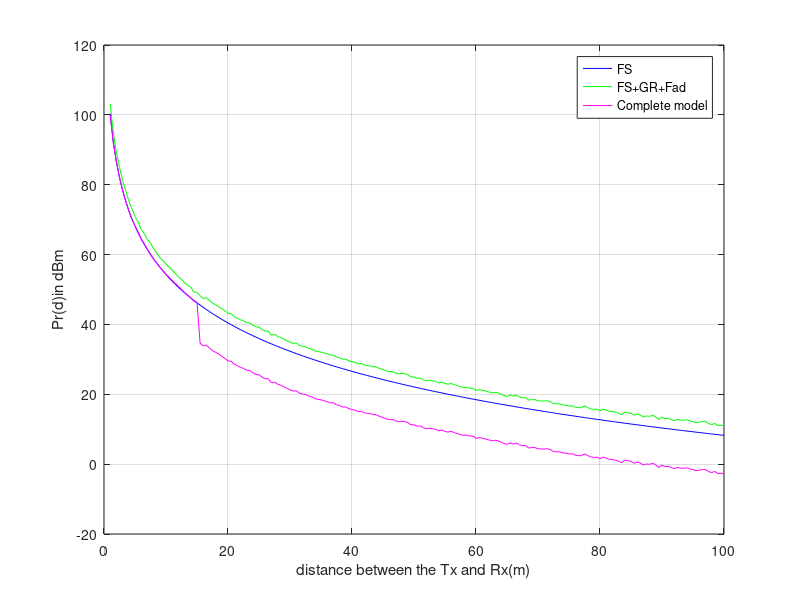

Reproduce this figure in MATLAB.
clc;
close all;
clear all;
d=1:0.5:100;
freq=input('Enter the operational frequency in MHz');
lambda=(3*10^8)/(freq*10^6);%considered frequency=2.4 GHz
L=1;%Isotropic antenna
a=-1;b=1;
h=0.125;%Height from ground=0.25m
Pt=1;%Transmitted power=0dB=1watt
%Pr=zeros(length(d));

%% Following code for single iteration



% f=randn(1,length(d));%fading coefficient and for each Tx-Rx separation 
% %the fading coeff will be different
% r= (b-a).*rand(1,length(d))+a;%reflection coeff
% 
%Free space
Pr=Pt*((lambda./(4.*pi.*d)).^2); %Equation 4a
% 
% %Free space+Ground reflection
% %ph=zeros(length(d));
% dl=rand(1,length(d)).*d;
% ph=(2*pi*2*h)./(lambda.*dl);
% Pr1=Pt*((lambda./(4.*pi.*d)).^2).*(1+r.^2+2*r.*cos(ph));%Equation 4b
% 
% %Free space+Ground reflection+ Rayleigh Fading
% Pr2=Pt*((lambda./(4.*pi.*d)).^2).*(1+r.^2+2*r.*cos(ph)).*(f.^2);%Equation 4c
% 
% %Free space+Ground reflection+ Rayleigh Fading+Diffraction
% d_b=sqrt(((lambda/4+4*h/lambda)^2)-((2*h)^2));
% d_c=sqrt(((lambda/12.5+12.5*h/lambda)^2)-((2*h)^2));
% Pr3=zeros(1,length(d));
% for i=1:length(d)
% d1=d(i);
% f1=f(i);
% if (d1<d_b)
%     %PL(i)=-32.44+ 10*log (Pt)+ 20*log (freq) + 20*log (d1) + 10*log (f1^2);
% Pr3(i)=Pt*((lambda/(4*pi*d1))^2)*(f1^2);
% else if (d_b < d1)&&(d1 < d_c)
%     Pr3(i)=Pt*((lambda/(4*pi*d1))^2)*(1+r(i)^2+2*r(i)*cos(ph(i)))*f1^2;
%         %PL(i)=-32.44+ 10*log (Pt)+ 20*log (freq) + 20*log (d1) + 10*log (f1^2)+ 10*log(1+r(i)^2+r(i)*cos(ph(i)));
%     else
%     %PL(i)=-32.44+ 10*log (Pt)+ 20*log (freq) + 20*log (d1) + 10*log (f1^2)+ 10*log(1+r(i)^2+r(i)*cos(ph(i)))+20*log(0.5+(1.75*h/sqrt(d1*lambda)));
%     Pr3(i)=Pt*((lambda/(4*pi*d1))^2)*(1+r(i)^2+2*r(i)*cos(ph(i)))*f1^2*(0.5+(1.75*h/sqrt(d1*lambda)))^2;
%     end
% end
% end
% %converting to dBm
Pr_dBm=10.*log(Pr.*1000);
% Pr1_dBm=10.*log(Pr1.*1000);
% Pr2_dBm=10.*log(Pr2.*1000);
% Pr3_dBm=10.*log(Pr3.*1000);
% plot(d,Pr_dBm,'-b');
% Pr_diff=Pr_dBm-Pr3_dBm;
% hold on;
% % plot(d,Pr1_dBm,'-r');
% plot(d,Pr2_dBm,'-g');
% plot(d,Pr3_dBm,'-magenta');
% %plot(d,Pr_diff,'-magenta');
% xlabel('distance between the Tx and Rx(m)');
% ylabel('Pr(d)in dBm');
% grid on;
% %legend('FS','FS+GR','FS+GR+Fad','Complete model');
% legend('FS','FS+GR+Fad','Complete model');
% 
%% Montecarlo simulation

% This section will be utilized in the code whenever energy beamforming
% will be utilized after clustering for the energy deficient node
%It is Monte Carlo Simulation

numitr=10000;
Pr_monte=zeros(numitr,length(d));
Pr1_monte=zeros(numitr,length(d));
Pr2_monte=zeros(numitr,length(d));
Pr3_monte=zeros(numitr,length(d));
for m=1:numitr
    
f=randn(1,length(d));%fading coefficient and for each Tx-Rx separation 
%the fading coeff will be different
r= (b-a).*rand(1,length(d))+a;%reflection coeff (Ground Reflection)

%Free space
Pr=Pt*((lambda./(4.*pi.*d)).^2); %Equation 4a
Pr_monte(m,:)=Pr;
%Free space+Ground reflection
%ph=zeros(length(d));
dl=rand(1,length(d)).*d;
ph=(2*pi*2*h)./(lambda.*dl);
Pr1=Pt*((lambda./(4.*pi.*d)).^2).*(1+r.^2+2*r.*cos(ph));%Equation 4b
Pr1_monte(m,:)=Pr1;
%Free space+Ground reflection+ Rayleigh Fading
Pr2=Pt*((lambda./(4.*pi.*d)).^2).*(1+r.^2+2*r.*cos(ph)).*(f.^2);%Equation 4c
Pr2_monte(m,:)=Pr2;
%Free space+Ground reflection+ Rayleigh Fading+Diffraction
d_b=sqrt(((lambda/4+4*h/lambda)^2)-((2*h)^2));
d_c=sqrt(((lambda/12.5+12.5*h/lambda)^2)-((2*h)^2));
Pr3=zeros(1,length(d));
for i=1:length(d)
d1=d(i);
f1=f(i);
if (d1<d_b)
    %PL(i)=-32.44+ 10*log (Pt)+ 20*log (freq) + 20*log (d1) + 10*log (f1^2);
Pr3(i)=Pt*((lambda/(4*pi*d1))^2)*(f1^2);
Pr3_monte(m,i)=Pr3(i);
else if (d_b < d1)&&(d1 < d_c)
    Pr3(i)=Pt*((lambda/(4*pi*d1))^2)*(1+r(i)^2+2*r(i)*cos(ph(i)))*f1^2;
        %PL(i)=-32.44+ 10*log (Pt)+ 20*log (freq) + 20*log (d1) + 10*log (f1^2)+ 10*log(1+r(i)^2+r(i)*cos(ph(i)));
    Pr3_monte(m,i)=Pr3(i);
    else
    %PL(i)=-32.44+ 10*log (Pt)+ 20*log (freq) + 20*log (d1) + 10*log (f1^2)+ 10*log(1+r(i)^2+r(i)*cos(ph(i)))+20*log(0.5+(1.75*h/sqrt(d1*lambda)));
    Pr3(i)=Pt*((lambda/(4*pi*d1))^2)*(1+r(i)^2+2*r(i)*cos(ph(i)))*f1^2*(0.5+(1.75*h/sqrt(d1*lambda)))^2;
    Pr3_monte(m,i)=Pr3(i);
    end
end
end
end
%converting to dBm
P=(sum(Pr_monte,1))./numitr;
P1=(sum(Pr1_monte,1))./numitr;
P2=(sum(Pr2_monte,1))./numitr;
P3=(sum(Pr3_monte,1))./numitr;
Prm_dBm=10.*log(P.*1000);
Pr1_dBm=10.*log(P1.*1000);
Pr2_dBm=10.*log(P2.*1000);
Pr3_dBm=10.*log(P3.*1000);
plot(d,Prm_dBm,'-b');
%Pr_diff=Pr_dBm-Pr3_dBm;
 hold on;
% plot(d,Pr1_dBm,'-r');
plot(d,Pr2_dBm,'-g');
plot(d,Pr3_dBm,'-magenta');
%plot(d,Pr_diff,'-magenta');
xlabel('distance between the Tx and Rx(m)');
ylabel('Pr(d)in dBm');
grid on;
%legend('FS','FS+GR','FS+GR+Fad','Complete model');
legend('FS','FS+GR+Fad','Complete model');